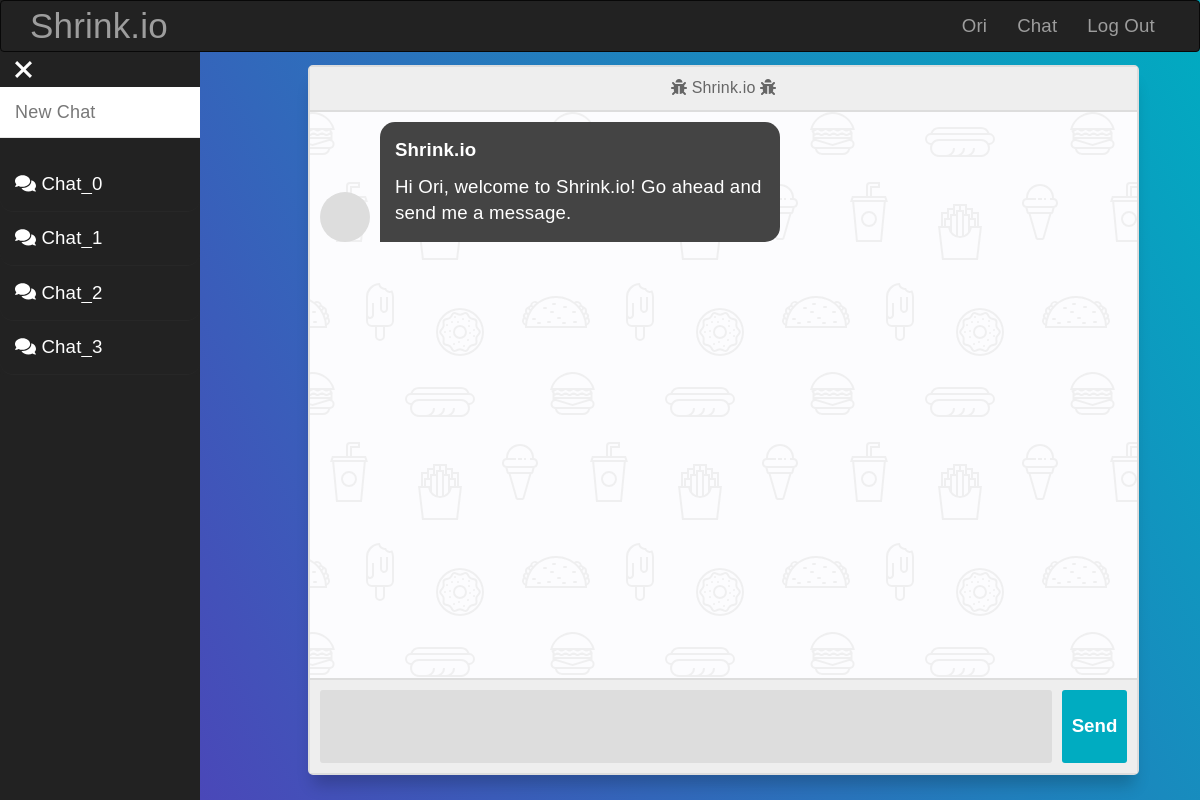
/chat (signed in), run on an earlier commit of the app's database.
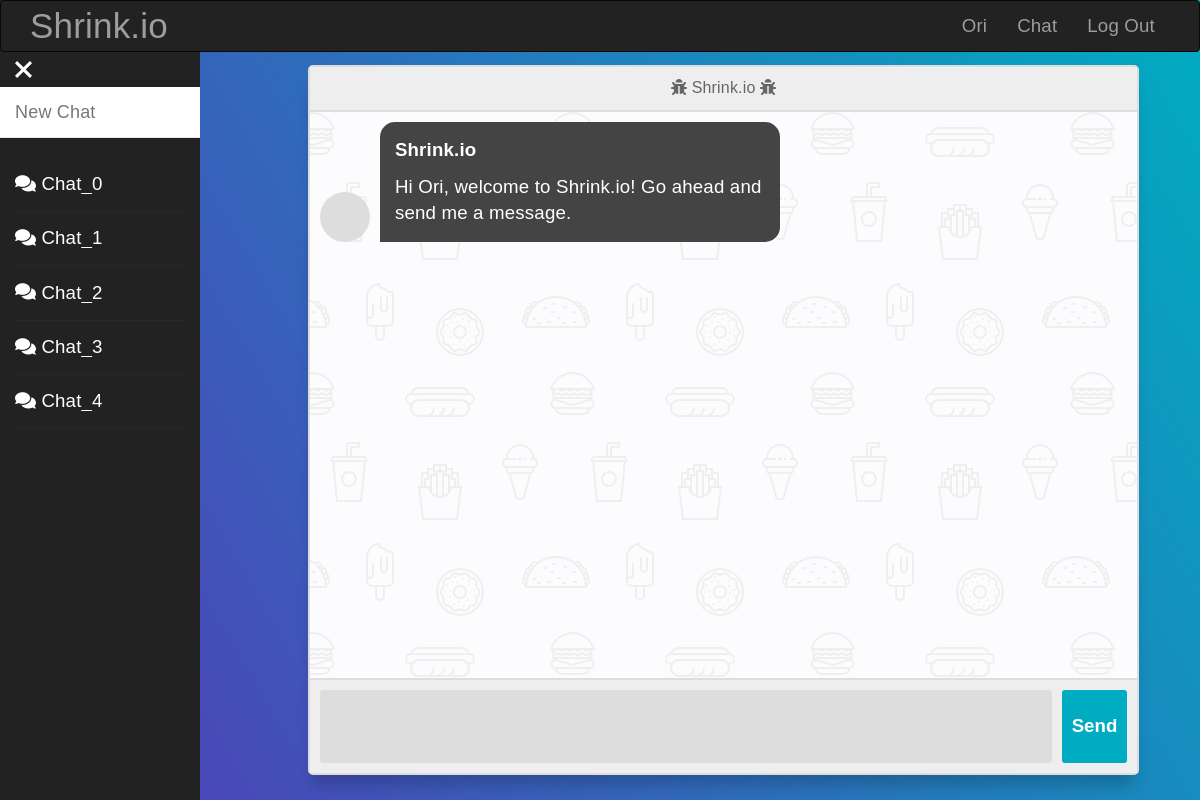
And on a later commit of the database.
### website/models.py (models this page shows, shortened)
class User(UserMixin, db.Model):
    __tablename__ = "users"
    id = db.Column(db.Integer, primary_key=True)
    username = db.Column(db.String(64), index=True)
    name = db.Column(db.String(64))
    lastname = db.Column(db.String(64))
    image_data = db.Column(db.LargeBinary, nullable=True)
    image_filename = db.Column(db.String(20), nullable=True, default="/static/image/default.png")
    password_hash = db.Column(db.String(128))
    otp_secret = db.Column(db.String(16))
    chats = db.relationship("Chat", backref=db.backref("chats", lazy=True)) # Creating a relationship with the User model
    @property
    def password(self):
        raise AttributeError("password is not a readable attribute")

class Chat(UserMixin, db.Model):
    __tablename__ = "chats"
    id = db.Column(db.Integer, primary_key=True)
    __name = db.Column(db.String(20), nullable=False)
    chat_json = db.Column(db.Text, nullable=False)
    user_id = db.Column(db.Integer, db.ForeignKey("users.id"))
    @property
    def chat(self):
        return loads(self.chat_json) if self.chat_json else []
    @property
    def name(self):
        return self.__name

### website/views.py (the view)
@views.route("/chat")
def chat():
    from .forms import ChatEdit
    if current_user.is_authenticated == False:
        return render_template("404.html", err_msg="Access Denied, Please Login First."), 404
    user = User.query.filter_by(username=current_user.username).first()
    if user is None:
        return redirect(url_for("views.index"))
    chat_name_form = ChatEdit()
    return render_template("chat.html", user=user, chat_data=-1, chat_id=-1, name_form=chat_name_form)

### website/forms.py
class ChatEdit(FlaskForm):
    name = StringField("Name", validators=[Length(1, 20)])

### website/__init__.py (called while the page is built)
def create_app():
    app = Flask(__name__)
    app.static_folder = "static"
    app.config.from_object("config")
    Bootstrap(app)
    db.init_app(app)
    login_manager = LoginManager()
    login_manager.login_view = "auth.login"
    login_manager.init_app(app)
    from .models import User
    create_database(app)
    @login_manager.user_loader
    def load_user(user_id):
        return User.query.get(int(user_id))
    app.register_error_handler(404, page_not_found)
    from .auth import auth as auth_blueprint
    app.register_blueprint(auth_blueprint)
    from .views import views as views_blueprint
    app.register_blueprint(views_blueprint)
    return app

### website/templates/chat.html (shortened to what this page needs)
{% extends "base.html" %}
{% import "bootstrap/wtf.html" as wtf %}
{% block page_content %}
<head>
  <link rel="stylesheet" href="{{ url_for('static', filename='styles/chat.css') }}">
</head>
{% with previous_chats=user.chats, name_form=name_form %}
  {% include "chat_side_navbar.html" %}
{% endwith %}
<div class="container body" style="padding-top:3vw;width: calc(100% - 1%); padding-top:30pt;">
      <section class="msger">
        <header class="msger-header">
          <div class="msger-header-title">
              <i class="fas fa-bug"></i> Shrink.io <i class="fas fa-bug"></i>
      </div>
    </header>
    <main class="msger-chat">
      {% if chat_data == -1  %}
      <div class="msg left-msg">
        <div class="msg-img" style="background-image: url(https://marketplace.canva.com/EAFCO6pfthY/1/0/1600w/canva-blue-green-watercolor-linktree-background-F2CyNS5sQdM.jpg)"></div>
        <div class="msg-bubble">
          <div class="msg-info">
            <div class="msg-info-name">Shrink.io</div>
          </div>
          <div class="msg-text">
            Hi {{ user.name.title() }}, welcome to Shrink.io! Go ahead and send me a message.
          </div>
        </div>
      </div>
      {% endif %}
    </main>
    <form class="msger-inputarea">
        <textarea id="w3review" class="msger-input" id="textInput" name="w3review" rows="2" cols="20"></textarea>
      <button type="submit" class="msger-send-btn">Send</button>
    </form>
  </section>
</div>
{% endblock %}

### website/templates/base.html (shortened to what this page needs)
{% extends "bootstrap/base.html" %}
{% block navbar %}
<div class="navbar navbar-inverse" role="navigation" style="position: fixed; width:100%;z-index:3;">
    <div class="container">
        <div class="navbar-header">
            <a class="navbar-brand" style="font-size: 35px;" href="{{ url_for('views.index') }}">Shrink.io</a>
        </div>
        <div class="navbar-collapse collapse">
            <ul class="nav navbar-nav navbar-right">
                {% if current_user.is_authenticated %}
                <li><a href="{{ url_for('views.profile') }}">{{ current_user.username.title() }}</a></li>
                <li><a href="{{ url_for('views.chat') }}">Chat</a></li>
                <li><a href="{{ url_for('auth.logout') }}">Log Out</a></li>
                {% else %}
                <li><a href="{{ url_for('auth.login') }}">Log In</a></li>
                <li><a href="{{ url_for('auth.register') }}">Register</a></li>
                {% endif %}
            </ul>
        </div>
    </div>
</div>
{% endblock %}
{% block content %}
<div class="container">
    {% block page_content %}{% endblock %}
</div>
{% endblock %}

### website/templates/chat_side_navbar.html (shortened to what this page needs)
{% import "bootstrap/wtf.html" as wtf %}
{% block page_content %}
<head>
    <link rel="stylesheet" href="{{ url_for('static', filename='styles/chat.css') }}">
    <link rel="stylesheet" href="{{ url_for('static', filename='styles/chat_side_navbar.css') }}">
</head>
<div class="slide-button">
    <div class="bars-container change" id="msbo" onclick="barIconAnimate(this)">
        <div class="bar3"></div>
    </div>
</div>
<div class="msb" id="msb" style="padding-top:65pt; background:#222;">
    <nav class="navbar navbar-default" role="navigation">
        <div class="navbar-header">
            <div class="brand-wrapper">
                <div class="brand-name-wrapper">
                    <a class="navbar-brand" href="/chat">
                        New Chat
                    </a>
                </div>
            </div>
        </div>
        <div class="side-menu-container">
            <ul class="nav navbar-nav">
                {% for chat in previous_chats %}
                    <li class="prev-chat" style="white-space: nowrap; padding-top:10pt; padding-bottom:10pt;">
                        <a href="{{ url_for('views.get_chat', chat_id=chat.id) }}" id="{{ chat.id }}" style="display:inline;" name={{ chat.name }} draggable="false">
                            <i class="fas fa-duotone fa-comments"></i>
                            {{ name_form.name(value=chat.name, style="all:unset; width:55%;", class="name_input", readonly=True) }}
                        </a>
                    </li>
                {% endfor %}
            </ul>
        </div>
    </nav>
</div>
{% endblock %}

### website/static/styles/chat.css (style rules this page uses)
:root { --body-bg: linear-gradient(135deg, #f5f7fa 0%, #c3cfe2 100%); --msger-bg: #fff; --border: 2px solid #ddd; --left-msg-bg: #444; --right-msg-bg: #579ffb; }
html { box-sizing: border-box; }
*, *:before, *:after { margin: 0; padding: 0; box-sizing: inherit; }
.body { display: flex; justify-content: center; align-items: center; height: 100vh; width: 90%; font-family: Helvetica, sans-serif; padding-left: 23%; }
body { background: linear-gradient(60deg, rgba(84,58,183,1) 0%, rgba(0,172,193,1) 100%); background-size: auto; background-attachment: fixed; color: white; }
.msger { display: flex; flex-flow: column wrap; justify-content: space-between; width: 100%; margin: 25px 10px; height: calc(100% - 50px); border: var(--border); border-radius: 5px; background: var(--msger-bg); box-shadow: 0 15px 15px -5px rgba(0, 0, 0, 0.2); }
.msger-header { font-size: medium; justify-content: space-between; padding: 10px; text-align: center; border-bottom: var(--border); background: #eee; color: #666; }
.msger-chat { flex: 1; overflow-y: auto; padding: 10px; }
.msg { display: flex; align-items: flex-end; margin-bottom: 10px; }
.msg-img { width: 50px; height: 50px; margin-right: 10px; background: #ddd; background-repeat: no-repeat; background-position: center; background-size: cover; border-radius: 50%; }
.msg-text { width: fit-content; white-space: normal; overflow-wrap: break-all; word-wrap: break-all; word-break: break-all; }
.msg-bubble { max-width: 300pt; padding: 15px; border-radius: 15px; background: var(--left-msg-bg); }
.msg-info { display: flex; justify-content: space-between; align-items: center; margin-bottom: 10px; }
.msg-info-name { margin-right: 10px; font-weight: bold; }
.left-msg .msg-bubble { border-bottom-left-radius: 0; }
.msger-inputarea { display: flex; padding: 10px; border-top: var(--border); background: #eee; color: #444; }
.msger-inputarea * { padding: 10px; border: none; border-radius: 3px; font-size: 1em; }
.msger-input { flex: 1; background: #ddd; }
.msger-send-btn { margin-left: 10px; background: rgb(0, 172,193); color: #fff; font-weight: bold; cursor: pointer; transition: background 0.23s; }
.msger-chat { background-color: #fcfcfe; }
textarea { resize: none; }

### website/static/styles/chat_side_navbar.css (style rules this page uses)
body { background-color: #fff; font-family: Arial, sans-serif; font-size: 14pt; letter-spacing: 0.01em; color: #fff; }
.navbar-default { background-color: #fff; margin-left: 150pt; }
a, a:focus, a:hover { text-decoration: none; }
.msb, .mnb { -moz-animation: slidein 300ms forwards; -o-animation: slidein 300ms forwards; -webkit-animation: slidein 300ms forwards; animation: slidein 300ms forwards; -webkit-transform-style: preserve-3d; transform-style: preserve-3d; }
.bars-container { display: inline-block; cursor: pointer; }
.bar1 , .bar2 , .bar3 { width: 21px; height: 3px; background: #fff; margin: 6px 0; transition: 0.4s; }
.change .bar3 { transform: translate(0, -9px) rotate(45deg); }
.slide-button { position: absolute; top: 40pt; left: 10pt; width: auto; height: auto; z-index:2; }
.prev-chat { width: auto; border-bottom: 1pt solid rgba(44, 44, 44, 0.5); border-radius: 10pt; -webkit-user-select: none; -ms-user-select: none; user-select: none; }

What changed in the data, as far as the page shows it:
added Chat: name "Chat_4"
